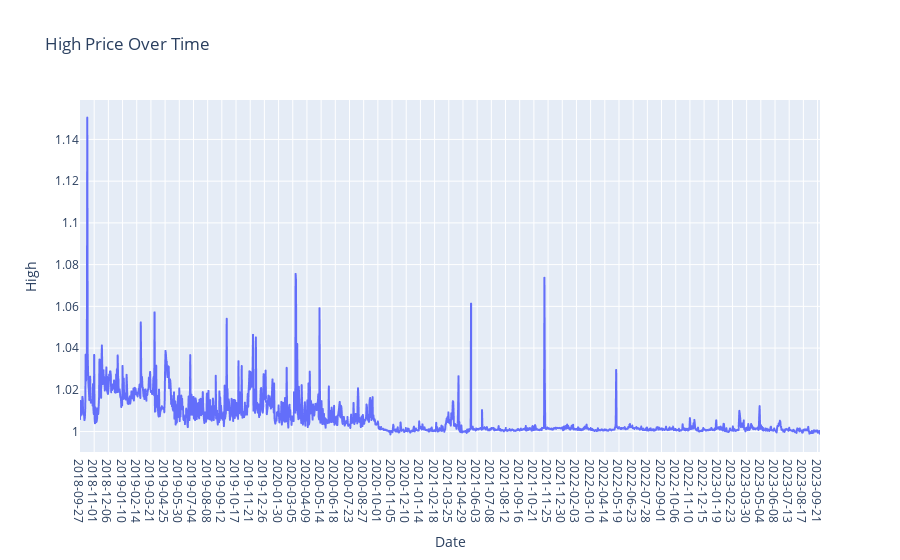

The cell this chart's notebook holds for it:
### Markdown cell above
## i) Graph for High Column Values

### Code cell
plt.figure(figsize=(14, 6))
fig = px.line(TrueUSD.High,x=TrueUSD.Date, y='High', labels={'x': 'Date', 'y': 'Price'}, title='High Price Over Time')
fig.update_xaxes(type='category')  # Ensure the x-axis treats the index as categorical (date)
fig.show()

### Figure 1 — Plotly figure (JSON) as saved in the notebook; plotly's stock layout.template omitted (floating-point values rounded to 4 significant figures; data arrays with more than 128 entries replaced by an {"elided": "..."} marker saying what was removed)
{"data": [{"hovertemplate": "Date=%{x}<br>High=%{y}<extra></extra>", "legendgroup": "", "line": {"color": "#636efa", "dash": "solid"}, "marker": {"symbol": "circle"}, "mode": "lines", "name": "", "showlegend": false, "type": "scattergl", "x": {"elided": "1827 str values"}, "xaxis": "x", "y": {"elided": "1827 float values"}, "yaxis": "y"}], "layout": {"legend": {"tracegroupgap": 0}, "title": {"text": "High Price Over Time"}, "xaxis": {"anchor": "y", "domain": [0, 1], "title": {"text": "Date"}, "type": "category"}, "yaxis": {"anchor": "x", "domain": [0, 1], "title": {"text": "High"}}}}
